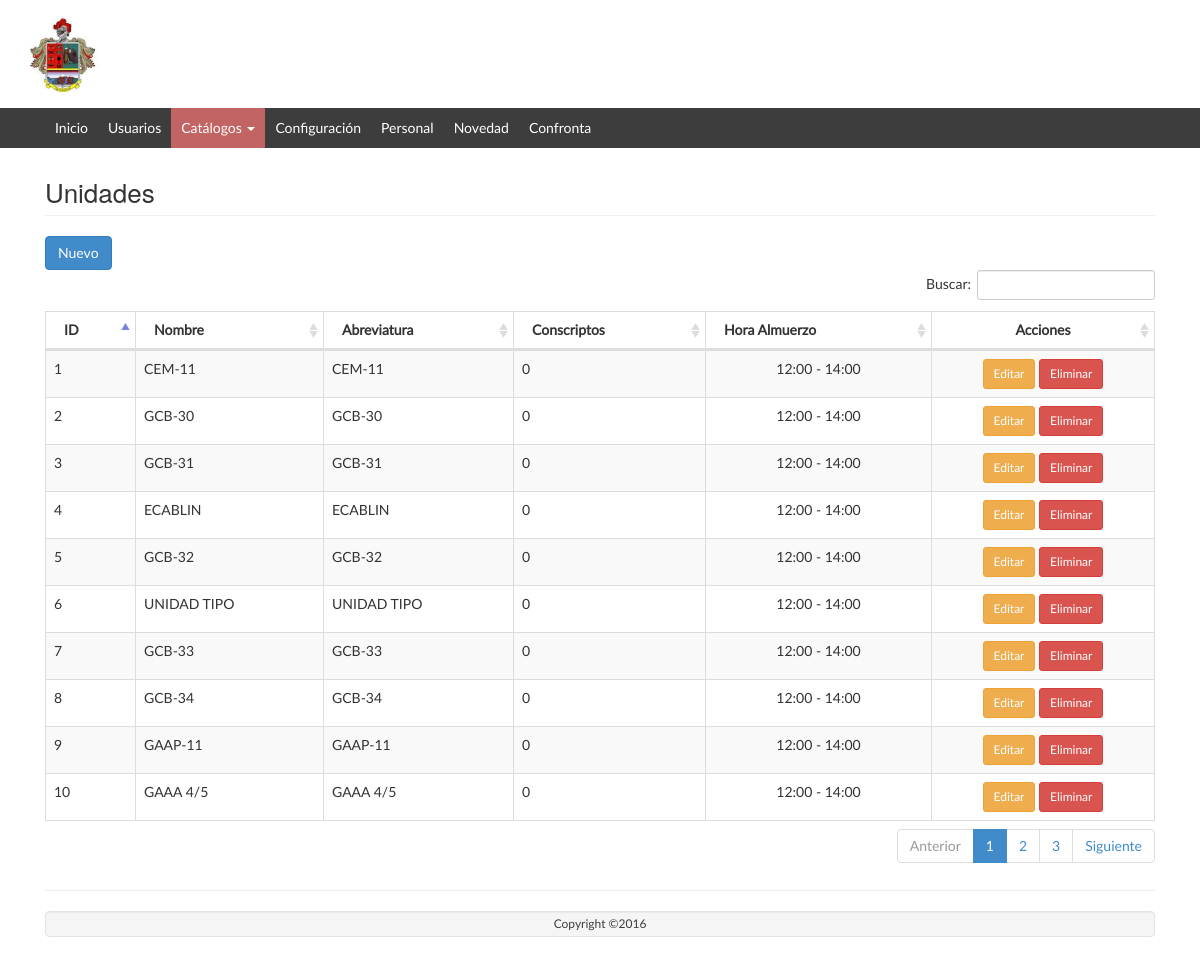
The page /Unidad/listar/ on the database its author committed.
### tables this page shows
CREATE TABLE `unidad` (
  `id` int(11) NOT NULL AUTO_INCREMENT,
  `nombre` varchar(128) NOT NULL,
  `descripcion` varchar(256) NOT NULL,
  `abreviatura` varchar(64) NOT NULL,
  `num_conscriptos` int(11) DEFAULT '0',
  `activo` tinyint(4) NOT NULL DEFAULT '1',
  `hora_inicio` time NOT NULL,
  `hora_fin` time NOT NULL,
  PRIMARY KEY (`id`)
);

### app/controllers/UnidadController.php (called while the page is built, shortened)
<?php
require_once (PATH_MODELS . "/UnidadModel.php");
class UnidadController {
	public function listar() {
		$model = new UnidadModel();
		$datos = $model->getlistadoUnidad();
		require_once PATH_VIEWS."/Unidad/view.list.php";
	}
}

### index.php (called while the page is built, shortened)
<?php
if(isset($_GET['action'])){
	$redirect = ($_GET['action']!='')?$_GET['action']:"listar";
}
$controller = new $controllerName();
$controller->$redirect();
?>

### public/views/Unidad/index.php (called while the page is built, shortened)
<?php
require_once("../../../index.php");
?>

### app/models/UnidadModel.php (called while the page is built, shortened)
<?php
require_once(PATH_MODELS."/BaseModel.php");
class UnidadModel {
	public function getlistadoUnidad(){
		$model = new BaseModel();
		$sql = "select * from unidad where activo = 1";
		return $model->execSql($sql, array(),true);
	}
}

### app/models/BaseModel.php (called while the page is built, shortened)
<?php
class BaseModel
{
	private $pdo;
	private function openConexion(){
		try{
			$this->pdo = new PDO('mysql:host='.HOSTNAME_DATABASE.';dbname='.DATABASE.';charset=utf8', USERNAME, PASSWORD);
			$this->pdo->setAttribute(PDO::ATTR_ERRMODE, PDO::ERRMODE_EXCEPTION);
		}
		catch(Exception $e){
			die($e->getMessage());
		}
	}
	private function closeConexion(){
		$this->pdo =  null;
	}
	public function execSql($sql,$parameters, $list = false, $obtainId = false){
		try	{
			$stm = $this->pdo->prepare($sql);
			$stm->execute($parameters);
			if($obtainId){
				$result = $this->pdo->lastInsertId();
			} else {
				if($list){
					$result = $stm->fetchAll(PDO::FETCH_OBJ);
				} else {
					$result = $stm->fetch(PDO::FETCH_OBJ);
				}
			}
		}catch(Exception $e){
			die($e->getMessage());
		}
		return $result;
	}
}

### public/views/Unidad/view.list.php (the view, shortened to what this page needs)
<?php include_once PATH_TEMPLATE.'/header.php';?>
<div class="row">
	<div class="col-lg-12">
    	<h1 class="page-header">Unidades</h1>
   	</div>
</div>
<div class="row">
	<div class="col-lg-12">
		<button class="btn btn-primary" id="modalOpen">
			<i class="glyphicon glyphicon-plus"></i> Nuevo
		</button>
	</div>
	<table class="table table-striped table-bordered table-hover" id="dataTables-example">
    <thead>
	    <tr>
	    	<th>ID</th>
		    <th>Nombre</th>
		    <th>Abreviatura</th>
		    <th>Conscriptos</th>
		    <th>Hora Almuerzo</th>
		    <th style="text-align: center; width: 20%">Acciones</th>
	    </tr>
    </thead>
    <tbody>
    	<?php foreach ($datos as $item) {
    		echo "<tr><td>".$item->id."</td>";
    		echo "<td>".$item->nombre."</td>";
    		echo "<td>".$item->abreviatura."</td>";
    		echo "<td>".$item->num_conscriptos."</td>";
    		echo "<td style='text-align: center;'>".date('H:i',strtotime($item->hora_inicio))." - ".date('H:i',strtotime($item->hora_fin))."</td>";
    		echo "<td align='center'><a href='javascript: loadModal(".$item->id.")' class='btn btn-warning btn-sm' title='Editar' >Editar</a>
					  <a href='javascript:if(confirm(\"Está seguro que desea eliminar el elemento seleccionado?\")){redirect(".$item->id.");}' class='btn btn-danger btn-sm' title='Eliminar'>Eliminar</a></td>";
    	}?>
    </tbody>
    </table>
</div>
<?php include_once PATH_TEMPLATE.'/footer.php';?>
<link href="<?php echo PATH_CSS; ?>/dataTables.bootstrap.css" rel="stylesheet">
<link href="<?php echo PATH_CSS; ?>/bootstrapValidator.min.css" rel="stylesheet">
</body>
</html>

### public/web/css/style.css (style rules this page uses)
body { overflow-x: hidden!important; font-family: 'Lato', sans-serif; -webkit-font-smoothing: antialiased; min-height: 100%; background: #ffffff; }
.row { margin-left: 0; margin-right: 0; }
.page-header { font-size: 26px; margin: 10px 0 20px; }

### rows shown on the page
unidad: id "1", nombre "CEM-11", abreviatura "CEM-11", num_conscriptos "0", hora_inicio "12:00", hora_fin "14:00"
unidad: id "2", nombre "GCB-30", abreviatura "GCB-30", num_conscriptos "0", hora_inicio "12:00", hora_fin "14:00"
unidad: id "3", nombre "GCB-31", abreviatura "GCB-31", num_conscriptos "0", hora_inicio "12:00", hora_fin "14:00"
unidad: id "4", nombre "ECABLIN", abreviatura "ECABLIN", num_conscriptos "0", hora_inicio "12:00", hora_fin "14:00"
unidad: id "5", nombre "GCB-32", abreviatura "GCB-32", num_conscriptos "0", hora_inicio "12:00", hora_fin "14:00"
unidad: id "6", nombre "UNIDAD TIPO", abreviatura "UNIDAD TIPO", num_conscriptos "0", hora_inicio "12:00", hora_fin "14:00"
unidad: id "7", nombre "GCB-33", abreviatura "GCB-33", num_conscriptos "0", hora_inicio "12:00", hora_fin "14:00"
unidad: id "8", nombre "GCB-34", abreviatura "GCB-34", num_conscriptos "0", hora_inicio "12:00", hora_fin "14:00"
unidad: id "9", nombre "GAAP-11", abreviatura "GAAP-11", num_conscriptos "0", hora_inicio "12:00", hora_fin "14:00"
unidad: id "10", nombre "GAAA 4/5", abreviatura "GAAA 4/5", num_conscriptos "0", hora_inicio "12:00", hora_fin "14:00"
